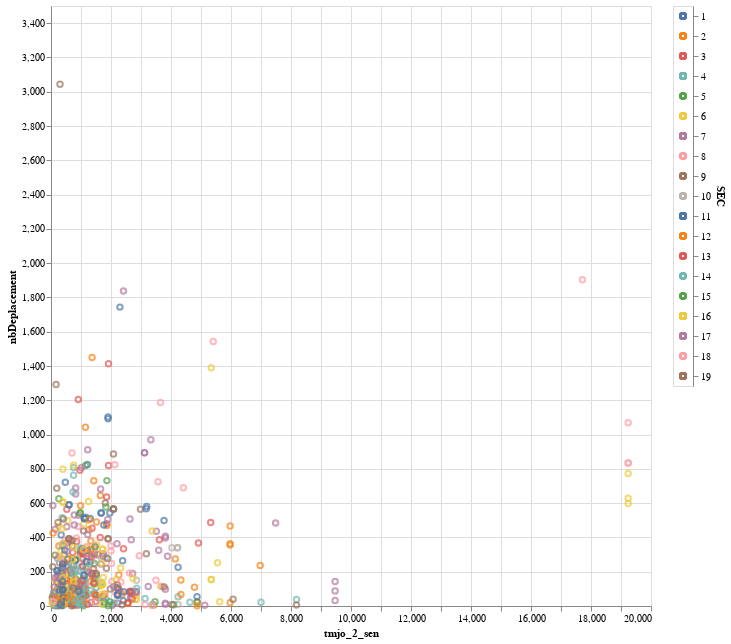

The notebook cell this image was saved under:
### Code cell
#visu altair
zoom=alt.Chart(compTraficMesureEstime, width=800, height=800).mark_point().encode(x='tmjo_2_sen',y='nbDeplacement', color='SEC:N').add_selection(alt.selection_interval(bind='scales'))
selection = alt.selection_multi(fields=['SEC'])
color = alt.condition(selection,
                      alt.Color('SEC:N', legend=None),
                      alt.value('lightgray'))
scatter = alt.Chart(compTraficMesureEstime, width=600, height=600).mark_point().encode(
    x='tmjo_2_sen:Q',
    y='nbDeplacement:Q',
    color=color,tooltip='ident')
legend = alt.Chart(compTraficMesureEstime).mark_point().encode(
    y=alt.Y('SEC:N', axis=alt.Axis(orient='right')),
    color=color
).add_selection(selection)

scatter | legend

### Figure 1 — Vega-Lite specification as saved in the notebook (floating-point values rounded to 4 significant figures; data arrays with more than 128 entries replaced by an {"elided": "..."} marker saying what was removed)
{"config": {"view": {"continuousWidth": 400, "continuousHeight": 300}}, "hconcat": [{"mark": "point", "encoding": {"color": {"condition": {"type": "nominal", "field": "SEC", "legend": null, "selection": "selector004"}, "value": "lightgray"}, "tooltip": {"type": "quantitative", "field": "ident"}, "x": {"type": "quantitative", "field": "tmjo_2_sen"}, "y": {"type": "quantitative", "field": "nbDeplacement"}}, "height": 600, "width": 600}, {"mark": "point", "encoding": {"color": {"condition": {"type": "nominal", "field": "SEC", "legend": null, "selection": "selector004"}, "value": "lightgray"}, "y": {"type": "nominal", "axis": {"orient": "right"}, "field": "SEC"}}, "selection": {"selector004": {"type": "multi", "fields": ["SEC"]}}}], "data": {"name": "data-cff7b9dd7921a252d350fe066864d278"}, "$schema": "https://vega.github.io/schema/vega-lite/v4.8.1.json", "datasets": {"data-cff7b9dd7921a252d350fe066864d278": {"elided": "566 records"}}}
